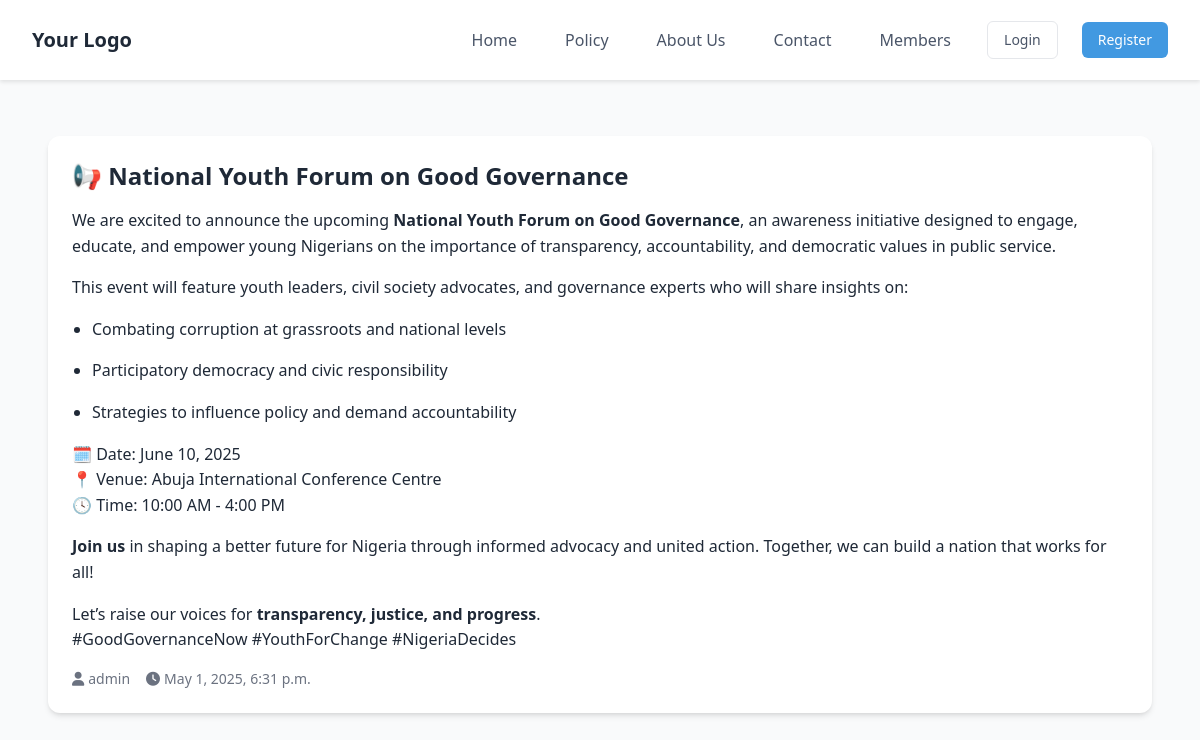
Page /announcements/ on the committed database.
### app/models.py (models this page shows, shortened)
class Announcement(models.Model):
    title = models.CharField(max_length=200)
    description = HTMLField()
    image = models.ImageField(upload_to='announcements/', blank=True, null=True)
    created_by = models.ForeignKey(User, on_delete=models.SET_NULL, null=True)
    created_at = models.DateTimeField(default=timezone.now)
    is_active = models.BooleanField(default=True)
    class Meta:
        ordering = ['-created_at']

### app/views.py (the view)
# urls.py: path('announcements/', views.announcements_list, name='announcements_list'),
def announcements_list(request):
    announcements = Announcement.objects.filter(is_active=True).order_by('-created_at')
    return render(request, 'announcements/list.html', {'announcements': announcements})

### app/templates/announcements/list.html (shortened to what this page needs)
{% extends 'home/base.html' %}
{% block content %}
<div class="max-w-7xl mx-auto px-4 py-8">
    <div class="space-y-6">
        {% for announcement in announcements %}
        <div class="bg-white rounded-xl shadow-md overflow-hidden transition-all duration-300 hover:shadow-lg">
            <div class="p-6">
                <div class="flex justify-between items-start">
                    <h2 class="text-2xl font-bold text-gray-800 mb-4">{{ announcement.title }}</h2>
                </div>
                <div class="prose max-w-none text-gray-800 mb-4">
                    {{ announcement.description|safe }}
                </div>
                <div class="flex items-center text-sm text-gray-500 mt-4">
                    <i class="fas fa-user mr-1"></i>
                    <span class="mr-4">{{ announcement.created_by.get_full_name|default:announcement.created_by.username }}</span>
                    <i class="fas fa-clock mr-1"></i>
                    <span>{{ announcement.created_at|date:"F j, Y, g:i a" }}</span>
                </div>
            </div>
        </div>
        {% empty %}
        <div class="text-center py-12">
            <i class="fas fa-bullhorn text-4xl text-gray-400 mb-4"></i>
            <h3 class="text-lg font-medium text-gray-900">No announcements yet</h3>
            <p class="mt-1 text-sm text-gray-500">Check back later for updates.</p>
        </div>
        {% endfor %}
    </div>
</div>
{% endblock %}

### app/templates/home/base.html (style rules this page uses)
body { padding-top: 5rem; }

### app/templates/announcements/list.html (style rules this page uses)
.prose ul { list-style-type: disc; padding-left: 1.25rem; margin-bottom: 1rem; }
.prose p { margin-bottom: 1rem; line-height: 1.6; }
.prose strong { font-weight: 600; }

### rows in the picture
Announcement: title "📢 National Youth Forum on Good Governance", description "We are excited to announce the upcoming National Youth Forum on Good Governance , an awareness initiative designed to engage, educate, and empower young Nigerians on the importance of transparency, accountability, and democratic values in public service. This event will feature youth leaders, civil society advocates, and governance experts who will share insights on: Combating corruption at grassroots and national levels Participatory democracy and civic responsibility Strategies to influence policy and demand accountability 🗓 Date: June 10, 2025 📍 Venue: Abuja International Conference Centre 🕓 Time: 10:00 AM - 4:00 PM Join us in shaping a better future for Nigeria through informed advocacy…", created_by.get_full_name "admin", created_at "May 1, 2025, 6:31 p.m."
